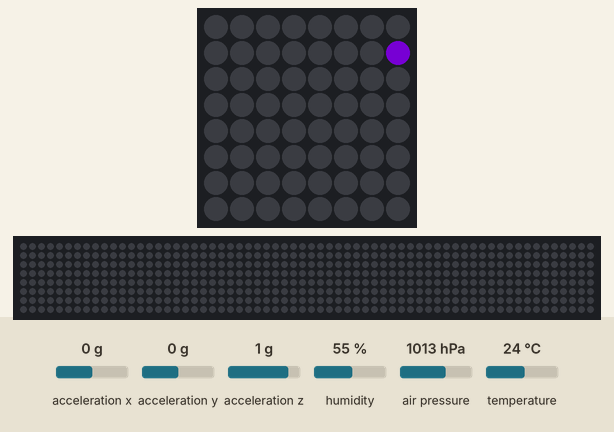
Bench run of a program on a simulated Raspberry Pi (BCM pin numbers) with a Sense HAT. Shown: the Sense HAT's 8×8 RGB LED matrix, a strip that is not on the board, showing the scrolling text unrolled. Inputs (shaded band) come from the test bench; at power-on: acceleration x 0 g, acceleration y 0 g, acceleration z 1 g, humidity 55 %, air pressure 1013 hPa, temperature 24 °C. Dim RGB values are drawn brighter than linear; the 64×8 strip is a reading aid, not a part: it shows the text the matrix is scrolling, unrolled, one strip-width of it at a time; what the program prints to the terminal is not drawn.

Above: at 0.25 s.
At 3.87 s:
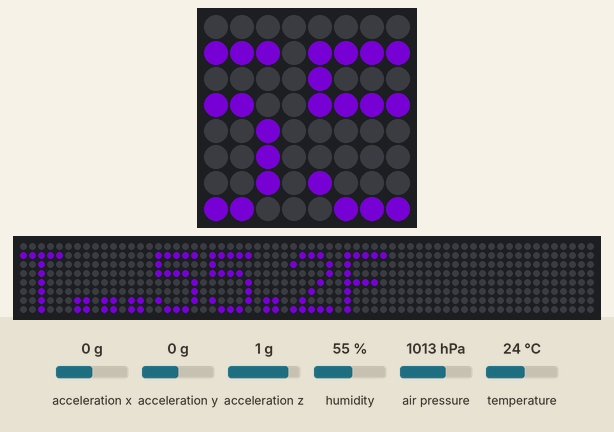
At 7.5 s:
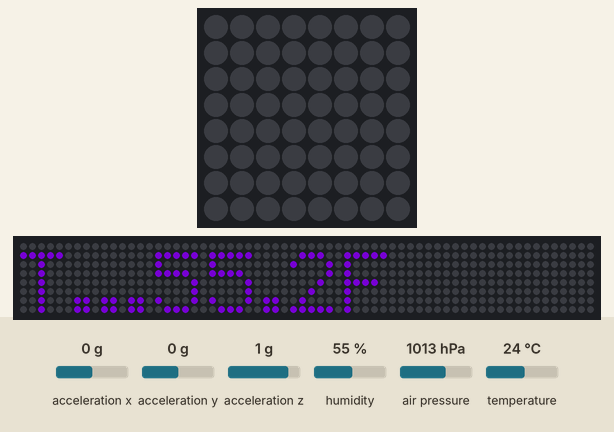
At 11.71 s:
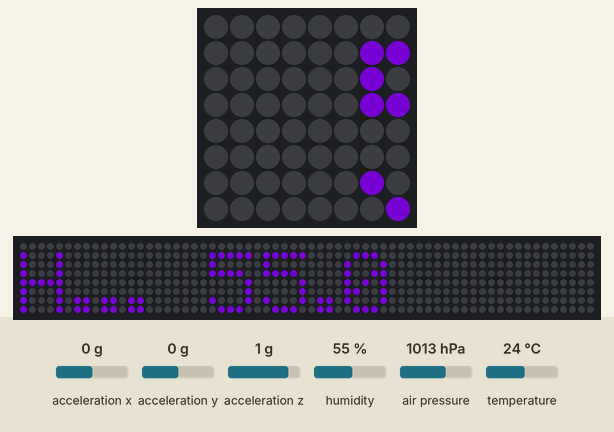
At 16.08 s:
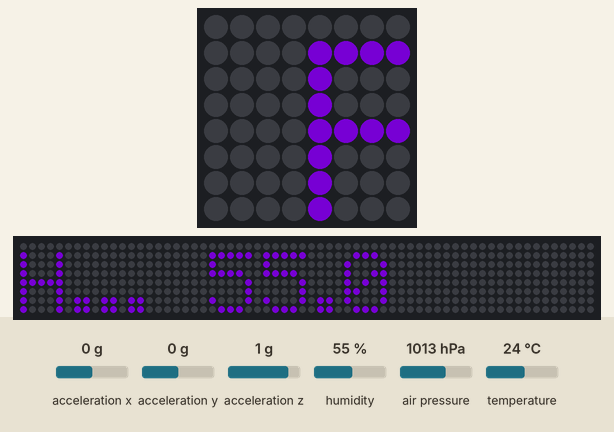
At 24.67 s:
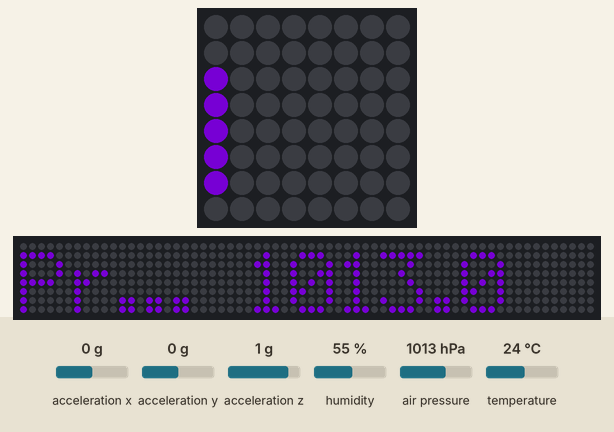

Measured:
- what the display in image 2 shows lasts 0.9 s, from 7.4 s to 8.3 s

The program:

thermometer.py
```python
#!/usr/bin/python
from sense_hat import SenseHat
import time
import sys

sense = SenseHat()
sense.set_rotation(180)
sense.clear()
red = (255, 0, 0)

try:
    while True:
        acceleration = sense.get_accelerometer_raw()
        x = acceleration['x']
        y = acceleration['y']
        z = acceleration['z']

        x = abs(x)
        y = abs(y)
        z = abs(z)

        temp = sense.get_temperature()
        temp = 1.8 * round(temp, 1)  + 12
        temp = round(temp, 1)
        print(" Temperature F",temp)

        humidity = sense.get_humidity()
        humidity = round(humidity, 1)
        print(" Humidity :",humidity)

        pressure = sense.get_pressure()
        pressure = round(pressure, 1)
        print(" Pressure:",pressure)

        if x > 1 or y > 1 or z > 1:
            sense.show_message("PUT ME DOWN!", red)
        else:
            sense.show_message("T..." + str(temp) + "F  H... "
            + str(humidity) + " Pr... "
            + str(pressure), scroll_speed=(0.15),
            text_colour=[75,0,130],
            back_colour= [0,0,0])
        time.sleep(60)
        sense.show_message("Welcome to the machine, David...",
                           text_colour=[0,100,0])
        time.sleep(15)
except KeyboardInterrupt:
    pass

sense.clear()
```
